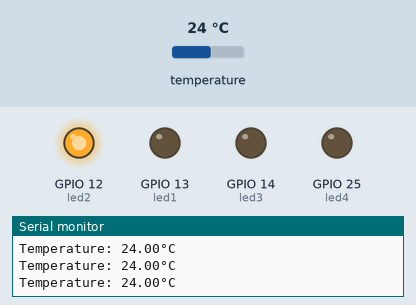
Bench run of a sketch on a simulated ESP32. On the bench: output pins drawn as LEDs (lit = HIGH), the last lines printed to the serial monitor. The inputs (shaded band) are chosen by the test bench; at power-on: temperature 24 °C.

Above: at 1.2 s.
1.3 s: temperature set to 20 °C
2.8 s: temperature set to 19.1 °C
At 3.3 s:
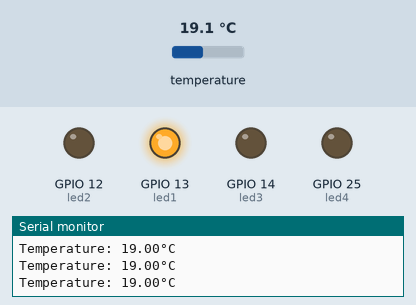
4.3 s: temperature set to 21.1 °C
5.8 s: temperature set to 22.6 °C
At 6.6 s:
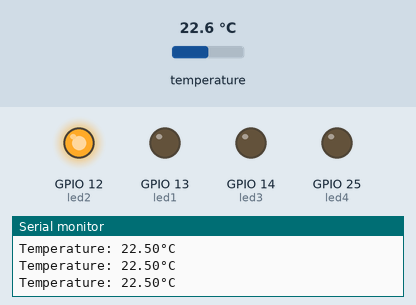
7.3 s: temperature set to 12 °C
At 8.2 s:
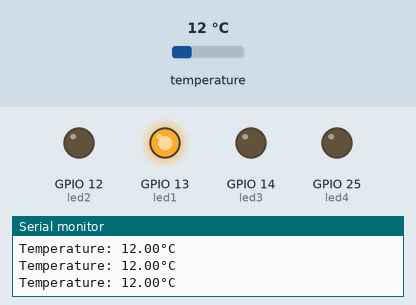
Timing chart, 0 to 9.8 s (numbered marks = the images above; inputs shaded):
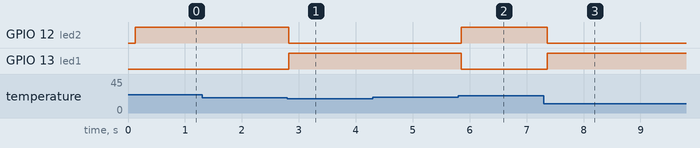

The sketch:

DS18B20_ESP32_tempcontrolemetIO.ino.ino
```cpp
#include <OneWire.h>
#include <DallasTemperature.h>
#define SensorDataPin 18
OneWire oneWire(SensorDataPin);//onewire setup
DallasTemperature sensors(&oneWire);
float tempCelcius;
enum tempDecision {tempLOW, tempHIGH, tempOK};
enum tempDecision temp;
int setTemp = 20;
int minTemp = setTemp - 1;
int maxTemp = setTemp + 2;
const long tempInterval = 30000;
unsigned long tempCount = 0;
#define led1 13
#define led2 12
#define led3 14
#define led4 25

void setup() {
  // put your setup code here, to run once:
pinMode(led1,OUTPUT);
pinMode(led2,OUTPUT);
pinMode(led3,OUTPUT);
pinMode(led4,OUTPUT);
sensors.begin();
Serial.begin (115200);
}
void tempSensor (){
  sensors.setResolution(8);
  //resolutionValue 8 = 0.5 °C
  //resolutionValue 9 = 0.25 °C
  //resolutionValue 10 = 0.125 °C
  //resolutionValue 11 = 0.0625°C
  sensors.requestTemperatures();// send the command to get temperatures
  tempCelcius = sensors.getTempCByIndex(0);
}
void tempSensorPrint (){
  Serial.print("Temperature: ");//display this text in the serial monitor
  Serial.print(tempCelcius);// print the temperature in Celsius
  Serial.print("°C");//display this text in the serial monitor
  Serial.println("");
}
void tempIndex (){
  unsigned long timerTemp = millis ();
  if ( tempCelcius <= minTemp){
    temp = tempHIGH;}
  else if ( tempCelcius > minTemp && tempCelcius >= maxTemp){
    temp = tempLOW;}
  else if ((tempCelcius > minTemp) && (tempCelcius < maxTemp)){
    if (timerTemp - tempCount >= tempInterval){
        temp = tempOK;
        tempCount = millis();}}
}
void een (){
     digitalWrite(led1, HIGH);
     digitalWrite(led2, LOW);
     digitalWrite(led3, LOW);
}
void twee (){
    digitalWrite(led2, HIGH);
    digitalWrite(led1, LOW);
    digitalWrite(led3, LOW);
}
void drie (){
    digitalWrite(led3, HIGH);
    digitalWrite(led2, LOW);
    digitalWrite(led1, LOW);
}
void IOcontrol (){
  switch (temp){
    case tempHIGH:
      een ();
    break;
    case tempLOW:
      twee ();
    break;
    case tempOK:
      drie ();
    break;
  }
}


void loop() {
tempSensor ();
tempSensorPrint ();
tempIndex ();
IOcontrol ();
}
```

Measured:
- the behaviour switches between 19.5 and 19.4 °C on temperature (found by bisection; images 0 and 1)
- the behaviour switches between 21.9 and 22 °C on temperature (found by bisection; images 1 and 2)
- after the input at 2.8 s, GPIO 12 (led2): HIGH → LOW at once; GPIO 13 (led1): LOW → HIGH at once
- after the input at 5.8 s, GPIO 12 (led2): LOW → HIGH after 0.05 s; GPIO 13 (led1): HIGH → LOW after 0.05 s
- after the input at 7.3 s, GPIO 12 (led2): HIGH → LOW after 0.07 s; GPIO 13 (led1): LOW → HIGH after 0.07 s
